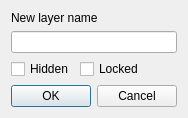
<?xml version="1.0" encoding="UTF-8"?>
<ui version="4.0">
 <class>ToNewLayerBox</class>
 <widget class="QDialog" name="ToNewLayerBox">
  <property name="geometry">
   <rect>
    <x>0</x>
    <y>0</y>
    <width>178</width>
    <height>112</height>
   </rect>
  </property>
  <property name="windowTitle">
   <string>Add to new layer</string>
  </property>
  <property name="windowIcon">
   <iconset resource="../../../_resources/editor.qrc">
    <normaloff>:/toolbar/dock/layers.png</normaloff>:/toolbar/dock/layers.png</iconset>
  </property>
  <layout class="QFormLayout" name="formLayout">
   <property name="sizeConstraint">
    <enum>QLayout::SetMinimumSize</enum>
   </property>
   <item row="0" column="0" colspan="2">
    <widget class="QLabel" name="label">
     <property name="text">
      <string>New layer name</string>
     </property>
    </widget>
   </item>
   <item row="1" column="0" colspan="2">
    <widget class="QLineEdit" name="layerName"/>
   </item>
   <item row="2" column="0">
    <widget class="QCheckBox" name="hide">
     <property name="text">
      <string>Hidden</string>
     </property>
    </widget>
   </item>
   <item row="2" column="1">
    <widget class="QCheckBox" name="Lock">
     <property name="text">
      <string>Locked</string>
     </property>
    </widget>
   </item>
   <item row="3" column="0" colspan="2">
    <widget class="QDialogButtonBox" name="buttonBox">
     <property name="orientation">
      <enum>Qt::Horizontal</enum>
     </property>
     <property name="standardButtons">
      <set>QDialogButtonBox::Cancel|QDialogButtonBox::Ok</set>
     </property>
    </widget>
   </item>
  </layout>
 </widget>
 <resources>
  <include location="../../../_resources/editor.qrc"/>
 </resources>
 <connections/>
</ui>
